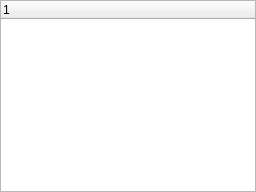
<?xml version="1.0" encoding="UTF-8"?>
<ui version="4.0">
 <class>MoleculeStructure</class>
  <widget class="QTreeWidget" name="treeWidget">
  </widget>
 <resources/>
 <connections/>
</ui>
